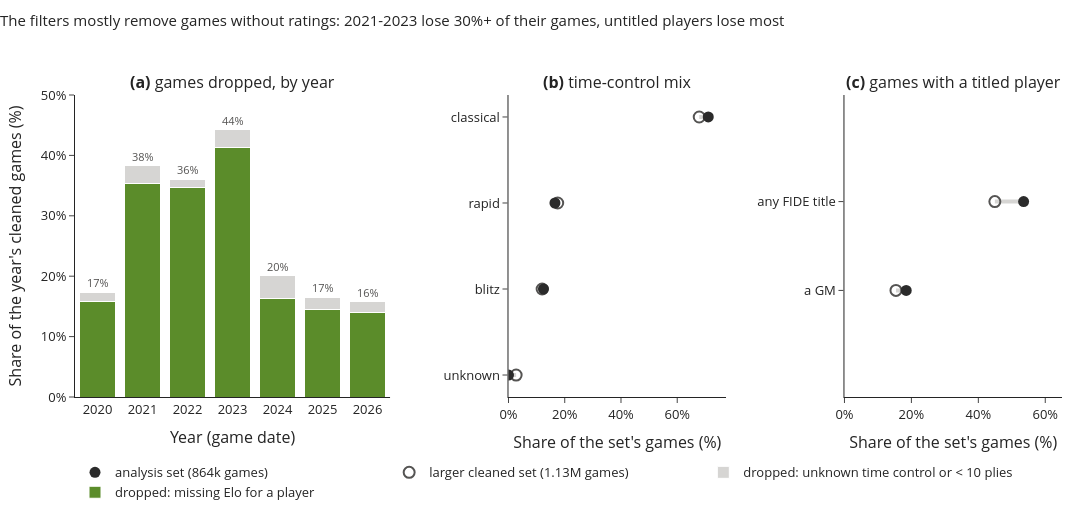

The notebook cell this image was saved under:
### Markdown cell above
**Before and after the analysis filters.** The cleaned set and the analysis set compared on year, time control, length and titled players: the visible effect of the deletion decision of section 2.5.

### Code cell
show("fig_set_compare")

### Figure 1 — Plotly figure (JSON) as saved in the notebook; plotly's stock layout.template omitted (floating-point values rounded to 4 significant figures)
{"data": [{"customdata": [6656, 75007, 89269, 139770, 241392, 306102, 271053], "hovertemplate": "%{x}: %{y:.1f}% of %{customdata:,} games<extra></extra>", "marker": {"color": "#5b8c2a", "line": {"color": "white", "width": 1}}, "name": "dropped: missing Elo for a player", "type": "bar", "x": [2020, 2021, 2022, 2023, 2024, 2025, 2026], "xaxis": "x", "y": [15.82, 35.28, 34.65, 41.35, 16.32, 14.53, 14.05], "yaxis": "y"}, {"hovertemplate": "%{x}: %{y:.1f}%<extra></extra>", "marker": {"color": "#d6d5d3", "line": {"color": "white", "width": 1}}, "name": "dropped: unknown time control or < 10 plies", "type": "bar", "x": [2020, 2021, 2022, 2023, 2024, 2025, 2026], "xaxis": "x", "y": [1.502, 2.97, 1.373, 2.908, 3.721, 2.014, 1.696], "yaxis": "y"}, {"hoverinfo": "skip", "line": {"color": "#d6d5d3", "width": 4}, "mode": "lines", "showlegend": false, "type": "scatter", "x": [67.82, 71.04], "xaxis": "x2", "y": ["classical", "classical"], "yaxis": "y2"}, {"hoverinfo": "skip", "line": {"color": "#d6d5d3", "width": 4}, "mode": "lines", "showlegend": false, "type": "scatter", "x": [17.5, 16.52], "xaxis": "x2", "y": ["rapid", "rapid"], "yaxis": "y2"}, {"hoverinfo": "skip", "line": {"color": "#d6d5d3", "width": 4}, "mode": "lines", "showlegend": false, "type": "scatter", "x": [11.96, 12.44], "xaxis": "x2", "y": ["blitz", "blitz"], "yaxis": "y2"}, {"hoverinfo": "skip", "line": {"color": "#d6d5d3", "width": 4}, "mode": "lines", "showlegend": false, "type": "scatter", "x": [2.716, 0.0], "xaxis": "x2", "y": ["unknown", "unknown"], "yaxis": "y2"}, {"hovertemplate": "cleaned set: %{x:.1f}%<extra></extra>", "marker": {"color": "#555453", "line": {"width": 2}, "size": 11, "symbol": "circle-open"}, "mode": "markers", "name": "larger cleaned set (1.13M games)", "showlegend": true, "type": "scatter", "x": [67.82, 17.5, 11.96, 2.716], "xaxis": "x2", "y": ["classical", "rapid", "blitz", "unknown"], "yaxis": "y2"}, {"hovertemplate": "analysis set: %{x:.1f}%<extra></extra>", "marker": {"color": "#2b2b2b", "size": 11, "symbol": "circle"}, "mode": "markers", "name": "analysis set (864k games)", "showlegend": true, "type": "scatter", "x": [71.04, 16.52, 12.44, 0.0], "xaxis": "x2", "y": ["classical", "rapid", "blitz", "unknown"], "yaxis": "y2"}, {"hoverinfo": "skip", "line": {"color": "#d6d5d3", "width": 4}, "mode": "lines", "showlegend": false, "type": "scatter", "x": [44.93, 53.53], "xaxis": "x3", "y": ["any FIDE title", "any FIDE title"], "yaxis": "y3"}, {"hovertemplate": "cleaned set: %{x:.1f}%<extra></extra>", "marker": {"color": "#555453", "line": {"width": 2}, "size": 11, "symbol": "circle-open"}, "mode": "markers", "showlegend": false, "type": "scatter", "x": [44.93], "xaxis": "x3", "y": ["any FIDE title"], "yaxis": "y3"}, {"hovertemplate": "analysis set: %{x:.1f}%<extra></extra>", "marker": {"color": "#2b2b2b", "size": 11, "symbol": "circle"}, "mode": "markers", "showlegend": false, "type": "scatter", "x": [53.53], "xaxis": "x3", "y": ["any FIDE title"], "yaxis": "y3"}, {"hoverinfo": "skip", "line": {"color": "#d6d5d3", "width": 4}, "mode": "lines", "showlegend": false, "type": "scatter", "x": [15.39, 18.45], "xaxis": "x3", "y": ["a GM", "a GM"], "yaxis": "y3"}, {"marker": {"color": "#555453", "line": {"width": 2}, "size": 11, "symbol": "circle-open"}, "mode": "markers", "showlegend": false, "type": "scatter", "x": [15.39], "xaxis": "x3", "y": ["a GM"], "yaxis": "y3"}, {"marker": {"color": "#2b2b2b", "size": 11, "symbol": "circle"}, "mode": "markers", "showlegend": false, "type": "scatter", "x": [18.45], "xaxis": "x3", "y": ["a GM"], "yaxis": "y3"}], "layout": {"annotations": [{"font": {"size": 16}, "showarrow": false, "text": "<b>(a)</b> games dropped, by year", "x": 0.1596, "xanchor": "center", "xref": "paper", "y": 1.0, "yanchor": "bottom", "yref": "paper"}, {"font": {"size": 16}, "showarrow": false, "text": "<b>(b)</b> time-control mix", "x": 0.5494, "xanchor": "center", "xref": "paper", "y": 1.0, "yanchor": "bottom", "yref": "paper"}, {"font": {"size": 16}, "showarrow": false, "text": "<b>(c)</b> games with a titled player", "x": 0.8898, "xanchor": "center", "xref": "paper", "y": 1.0, "yanchor": "bottom", "yref": "paper"}, {"font": {"color": "#555453", "size": 11}, "showarrow": false, "text": "17%", "x": 2020, "xref": "x", "y": 17.32, "yanchor": "bottom", "yref": "y"}, {"font": {"color": "#555453", "size": 11}, "showarrow": false, "text": "38%", "x": 2021, "xref": "x", "y": 38.25, "yanchor": "bottom", "yref": "y"}, {"font": {"color": "#555453", "size": 11}, "showarrow": false, "text": "36%", "x": 2022, "xref": "x", "y": 36.02, "yanchor": "bottom", "yref": "y"}, {"font": {"color": "#555453", "size": 11}, "showarrow": false, "text": "44%", "x": 2023, "xref": "x", "y": 44.26, "yanchor": "bottom", "yref": "y"}, {"font": {"color": "#555453", "size": 11}, "showarrow": false, "text": "20%", "x": 2024, "xref": "x", "y": 20.04, "yanchor": "bottom", "yref": "y"}, {"font": {"color": "#555453", "size": 11}, "showarrow": false, "text": "17%", "x": 2025, "xref": "x", "y": 16.54, "yanchor": "bottom", "yref": "y"}, {"font": {"color": "#555453", "size": 11}, "showarrow": false, "text": "16%", "x": 2026, "xref": "x", "y": 15.74, "yanchor": "bottom", "yref": "y"}], "barmode": "stack", "font": {"size": 13}, "height": 520, "legend": {"orientation": "h", "x": 0, "xanchor": "left", "y": -0.2, "yanchor": "top"}, "margin": {"b": 100, "l": 75, "r": 30, "t": 95}, "title": {"font": {"size": 15}, "text": "The filters mostly remove games without ratings: 2021-2023 lose 30%+ of their games, untitled players lose most", "x": 0, "xanchor": "left", "y": 0.97, "yanchor": "top"}, "width": 1100, "xaxis": {"anchor": "y", "domain": [0.0, 0.3192], "ticks": "", "tickvals": [2020, 2021, 2022, 2023, 2024, 2025, 2026], "title": {"text": "Year (game date)"}}, "xaxis2": {"anchor": "y2", "domain": [0.4392, 0.6596], "rangemode": "tozero", "ticksuffix": "%", "title": {"text": "Share of the set's games (%)"}}, "xaxis3": {"anchor": "y3", "domain": [0.7796, 1.0], "range": [0, 65], "ticksuffix": "%", "title": {"text": "Share of the set's games (%)"}}, "yaxis": {"anchor": "x", "domain": [0.0, 1.0], "range": [0, 50], "ticksuffix": "%", "title": {"text": "Share of the year's cleaned games (%)"}}, "yaxis2": {"anchor": "x2", "autorange": "reversed", "domain": [0.0, 1.0]}, "yaxis3": {"anchor": "x3", "autorange": false, "categoryarray": ["any FIDE title", "a GM"], "categoryorder": "array", "domain": [0.0, 1.0], "range": [2.2, -1.2]}}}
